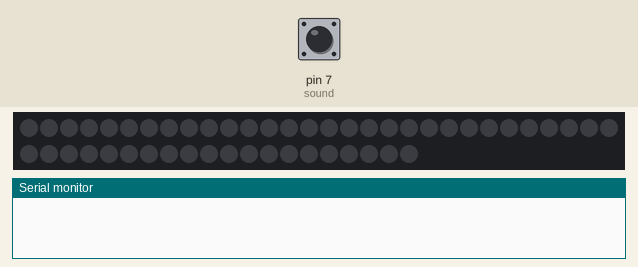
Recording of a sketch running on a simulated Arduino Uno, built with avr-gcc and run on an emulated ATmega328P. Parts: 50 RGB LEDs in strip order, left to right, continuing on the next row, the last lines printed to the serial monitor. Inputs (shaded band) come from the test bench; at power-on: pin 7 (sound) HIGH. Dim RGB values are drawn brighter than linear.

Above: at 1.2 s.
1.3 s: pin 7 (sound) driven LOW
At 1.75 s:
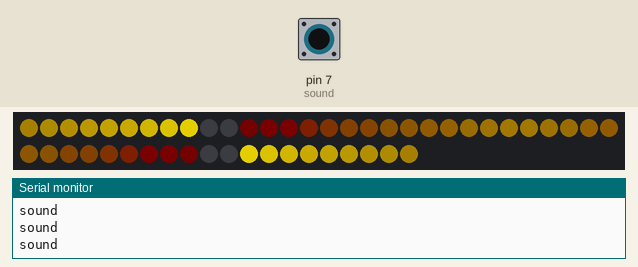
4.3 s: pin 7 (sound) driven HIGH
At 4.9 s:
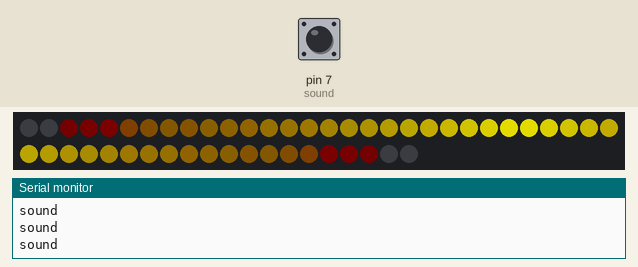
5.8 s: pin 7 (sound) driven LOW
At 6.25 s:
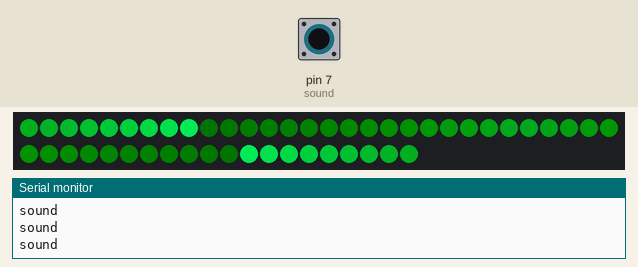
8.8 s: pin 7 (sound) pulsed HIGH 5 times (0.12 s each, 0.3 s apart)
At 9.32 s:
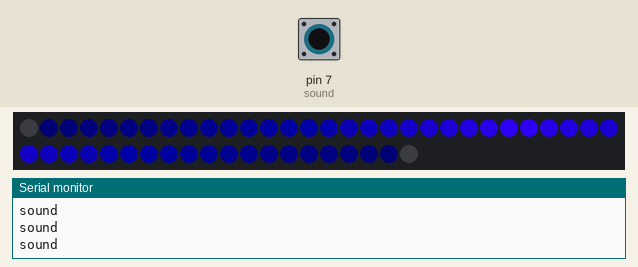
Timing chart, 0 to 11.8 s (numbered marks = the images above; inputs shaded):
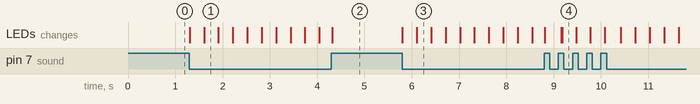

Measured:
- after the input at 1.3 s, the LEDs: first change at once (image 1 shows a later state)
- after the input at 5.8 s, the LEDs: first change at once (image 3 shows a later state)

The sketch:

MusicLights.ino
```cpp
#include <FastLED.h>

#define LEDstrip 6
#define NUM_LEDS 50
#define sound 7

CRGBArray<NUM_LEDS> leds;

void setup()
{
   FastLED.addLeds<NEOPIXEL,LEDstrip>(leds, NUM_LEDS);
  pinMode(sound,INPUT); //SIG of the Parallax Sound Impact Sensor connected to Digital Pin 7
    Serial.begin(9600);
}
//this function will make the LED dim once the Parallax Sound Impact Sensor sends a 1 signal, and then return to it’s original brightness.

void loop()
{
  static uint8_t hue;
  boolean soundstate = digitalRead(sound);
  if (soundstate != 1) {
    Serial.println("sound");
    for(int i = 0; i < NUM_LEDS/2; i++) {
    // fade everything out
    leds.fadeToBlackBy(40);
    // let's set an led value
    leds[i] = CHSV(hue++,255,255);

    // now, let's first 20 leds to the top 20 leds,
    leds(NUM_LEDS/2,NUM_LEDS-1) = leds(NUM_LEDS/2 - 1 ,0);
    FastLED.delay(5);
    }
    }else{
}
  }
```
